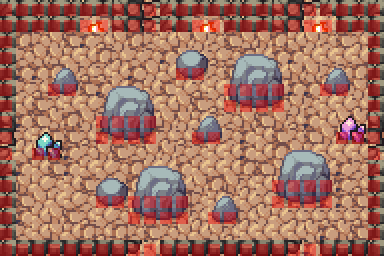

This is a level from a 2D game, rendered from its Tiled map with the project's own tilesets. A one-line summary and the map file follow, with tile-layer data summarised:
An orthogonal 24x16 tile map with 16x16 px tiles, 6 tile layers (Ground, Paths, Objects, Trees, ...), 7 tilesets and 13 objects (6x ore, 3x light, 2x crystal, arrival, boat).

<map version="1.10" tiledversion="1.11.0" orientation="orthogonal" renderorder="right-down" width="24" height="16" tilewidth="16" tileheight="16" infinite="0" nextlayerid="8" nextobjectid="14">
 <tileset firstgid="1" source="../terrain.tsx" />
 <tileset firstgid="1441" source="../nature.tsx" />
 <tileset firstgid="1681" source="../cave.tsx" />
 <tileset firstgid="2297" source="../nature2.tsx" />
 <tileset firstgid="2585" source="../dirt.tsx" />
 <tileset firstgid="2865" source="../indoors-tileset.tsx" />
 <tileset firstgid="3305" source="../Collisions.tsx" />
 <layer id="1" name="Ground" width="24" height="16">
  <data>[384 cells, 384 non-empty, 9 distinct tile ids]</data>
 </layer>
 <layer id="2" name="Paths" width="24" height="16">
  <data>[384 cells, 0 non-empty, 0 distinct tile ids]</data>
 </layer>
 <layer id="3" name="Objects" width="24" height="16">
  <data>[384 cells, 178 non-empty, 50 distinct tile ids]</data>
 </layer>
 <layer id="4" name="Trees" width="24" height="16">
  <data>[384 cells, 0 non-empty, 0 distinct tile ids]</data>
 </layer>
 <layer id="5" name="Foreground" width="24" height="16">
  <data>[384 cells, 16 non-empty, 4 distinct tile ids]</data>
 </layer>
 <layer id="6" name="Collisions" width="24" height="16" opacity="0.4">
  <data>[384 cells, 146 non-empty, 1 distinct tile ids]</data>
 </layer>
 <objectgroup id="7" name="Points">
  <object id="1" name="ore_0" type="ore" x="64" y="100">
   <point />
  </object>
  <object id="2" name="ore_1" type="ore" x="192" y="84">
   <point />
  </object>
  <object id="3" name="ore_2" type="ore" x="336" y="100">
   <point />
  </object>
  <object id="4" name="ore_3" type="ore" x="112" y="212">
   <point />
  </object>
  <object id="5" name="ore_4" type="ore" x="224" y="228">
   <point />
  </object>
  <object id="6" name="ore_6" type="ore" x="208" y="148">
   <point />
  </object>
  <object id="7" name="crystal_0" type="crystal" x="352" y="148">
   <point />
  </object>
  <object id="8" name="crystal_1" type="crystal" x="48" y="164">
   <point />
  </object>
  <object id="9" name="torch_0" type="light" x="96" y="32">
   <point />
  </object>
  <object id="10" name="torch_1" type="light" x="208" y="32">
   <point />
  </object>
  <object id="11" name="torch_2" type="light" x="320" y="32">
   <point />
  </object>
  <object id="12" name="arrival" type="arrival" x="48" y="224">
   <point />
  </object>
  <object id="13" name="boat" type="boat" x="20" y="234">
   <point />
  </object>
 </objectgroup>
</map>
